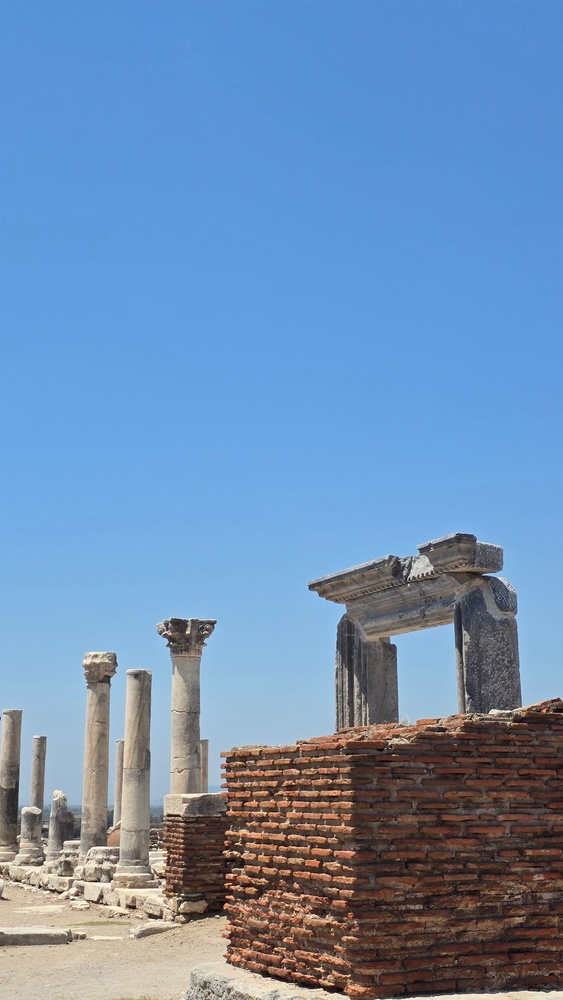
#> input picture 11_Smoothing_vs_Sharpening/image51.jpg, 563 x 1000 px, shrunk from 2252 x 4000 before the run
$ python program.py
#> lines starting #> are read from the running program, lines starting #| are printed output that depends on the picture
import cv2
import numpy as np

img = cv2.imread("image51.jpg")
#> img is the input picture: shape (1000, 563, 3); mean B, G, R 179.1, 142.4, 110.6

smooth = cv2.GaussianBlur(img,(5,5),0)

kernel = np.array([
    [0,-1,0],
    [-1,5,-1],
    [0,-1,0]
])

sharp = cv2.filter2D(img,-1,kernel)
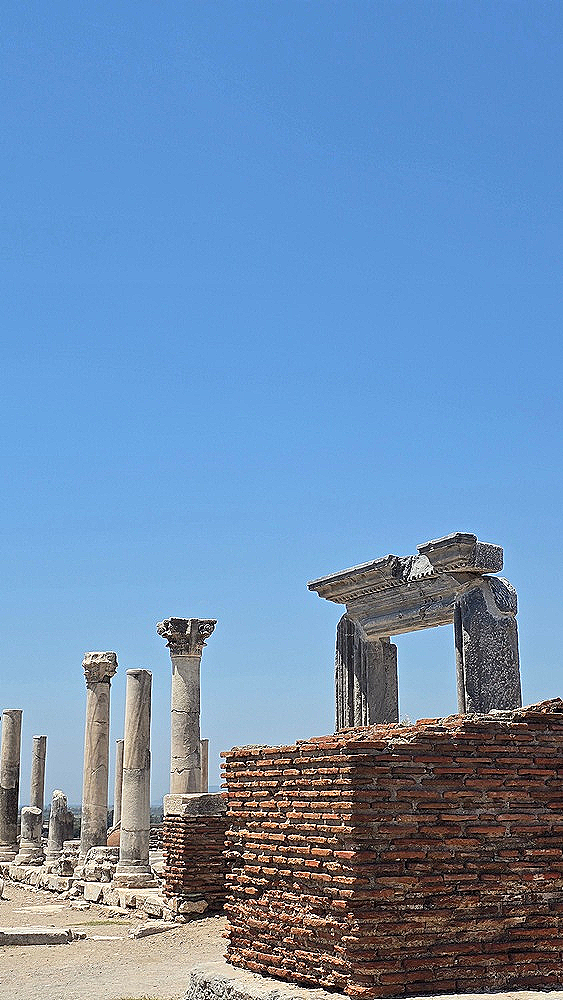
#> sharp: shape (1000, 563, 3); mean B, G, R 179.7, 142.6, 109.9

cv2.imwrite("output_smooth.png", smooth)
cv2.imwrite("output_sharp.png", sharp)
